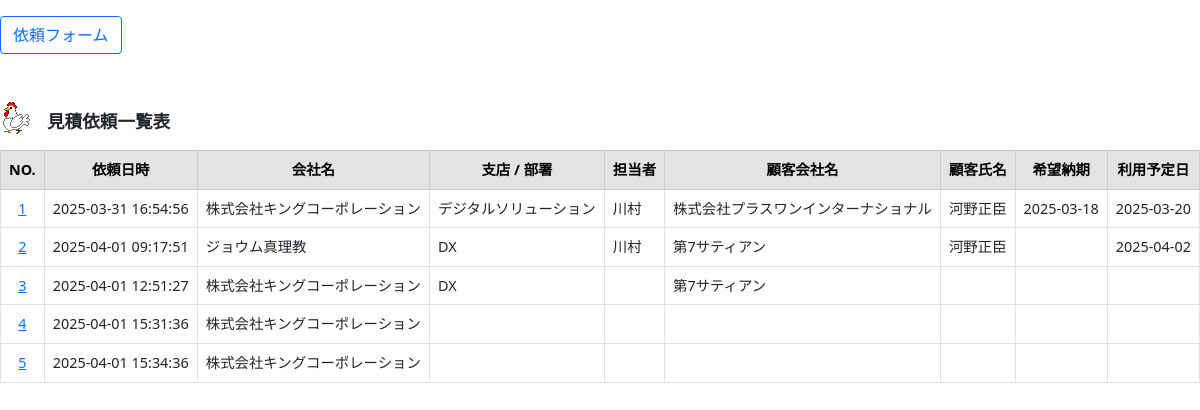
The page /list_index/ (signed in) on the database as committed earlier.
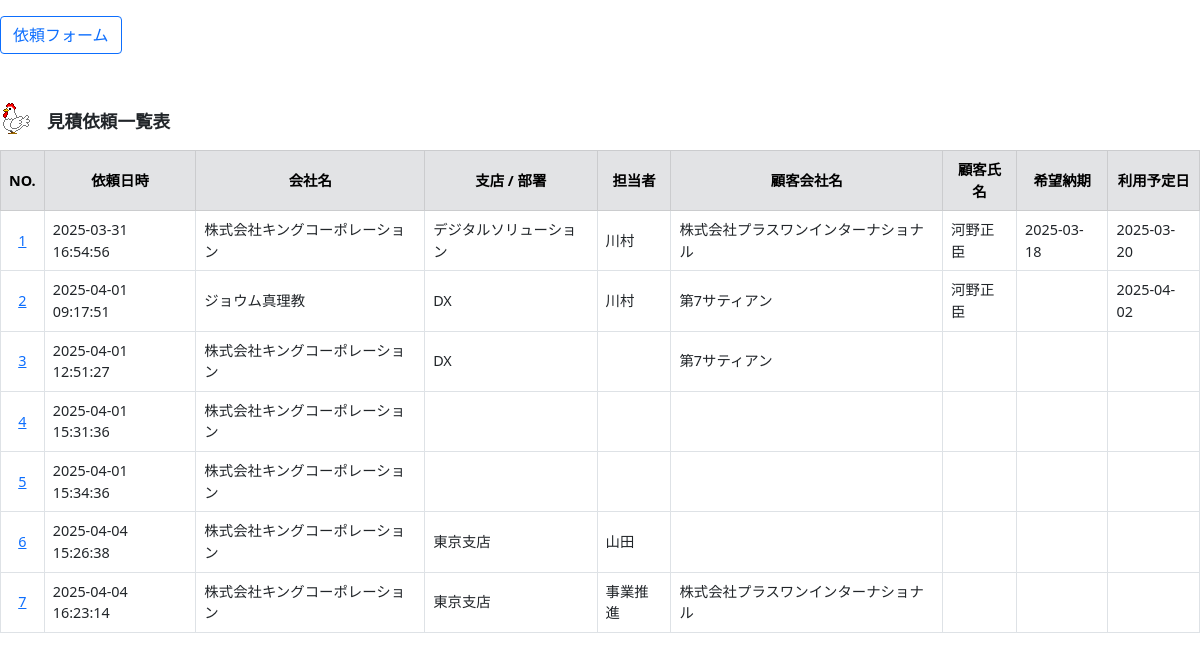
The same page on the database as committed later.
### estimation/models.py (models this page shows, shortened)
class Estimation(models.Model):
    est_num=models.IntegerField("見積番号",default=0)
    est_day=models.CharField("見積日時",max_length=255,blank=True,null=True)
    com=models.CharField("会社名",max_length=255,blank=True,null=True)
    busho=models.CharField("部署",max_length=255,blank=True,null=True)
    tantou=models.CharField("担当者",max_length=255,blank=True,null=True)
    tel=models.CharField("電話番号",max_length=255,blank=True,null=True)
    mail=models.CharField("メール",max_length=255,blank=True,null=True)
    cus_com=models.CharField("顧客_会社名",max_length=255,blank=True,null=True)
    cus_name=models.CharField("顧客_氏名",max_length=255,blank=True,null=True)
    cus_yubin=models.CharField("顧客_郵便番号",max_length=255,blank=True,null=True)
    cus_adress=models.CharField("顧客_住所",max_length=255,blank=True,null=True)
    cus_tel=models.CharField("顧客_電話番号",max_length=255,blank=True,null=True)
    cus_send_day=models.CharField("顧客_納期",max_length=255,blank=True,null=True)
    cus_use_day=models.CharField("顧客_使用日",max_length=255,blank=True,null=True)
    shouhin_tatami=models.CharField("商品_たたみ袋",max_length=255,blank=True,null=True)
    shouhin_bikou=models.CharField("商品_備考",max_length=255,blank=True,null=True)
    print_bikou=models.CharField("プリント_備考",max_length=255,blank=True,null=True)
    design_yes=models.CharField("入稿データ",max_length=255,blank=True,null=True)

### estimation/views.py (the view)
# urls.py: path('list_index/', list_index, name="list_index"),
@login_required
def list_index(request):
    est_list=Estimation.objects.all()
    params={"est_list":est_list}
    return render(request,"estimation/list.html",params)

### estimation/templates/estimation/list.html (shortened to what this page needs)
{% load static %}
<!DOCTYPE html>
<html lang="ja">
<head>
    <link rel="stylesheet" href="{% static 'main.css' %}">
    <link href="https://cdn.jsdelivr.net/npm/bootstrap@5.0.2/dist/css/bootstrap.min.css" rel="stylesheet">
    <link rel="stylesheet" href="https://cdn.jsdelivr.net/npm/bootstrap-icons@1.8.0/font/bootstrap-icons.css">
</head>
<body>
    <div class="mt-3 mb-5" style="margin: 0 auto; width: 1200px;">
        <div><a href="{% url 'est:index' %}"><button type="button" class="btn btn-outline-primary">依頼フォーム</button></a></div>
        <div class="flex2 mt-5" style="align-items: end;">
            <div><img src="{% static 'chiken.gif' %}"></div>
            <div style="font-size: 1.1em; font-weight: bold; margin-left: 15px;">見積依頼一覧表</div>
        </div>
        <div class="mt-3">
            <table class="table table-bordered size" style="font-size: 0.9em;">
                <tbody>
                    <tr class="table-secondary">
                        <th>NO.</th>
                        <th>依頼日時</th>
                        <th>会社名</th>
                        <th>支店 / 部署</th>
                        <th>担当者</th>
                        <th>顧客会社名</th>
                        <th>顧客氏名</th>
                        <th>希望納期</th>
                        <th>利用予定日</th>
                    </tr>
                    {% for i in est_list %}
                    <tr>
                        <td style="text-align: center;"><a href="{% url 'est:est_detail' i.est_num %}">{{i.est_num}}</a></td>
                        <td>{{i.est_day}}</td>
                        <td>{{i.com}}</td>
                        <td>{{i.busho}}</td>
                        <td>{{i.tantou}}</td>
                        <td>{{i.cus_com}}</td>
                        <td>{{i.cus_name}}</td>
                        <td>{{i.cus_send_day}}</td>
                        <td>{{i.cus_use_day}}</td>
                    </tr>
                    {% endfor %}
                </tbody>
            </table>
        </div>
    </div>
</body>
</html>

### estimation/static/main.css (style rules this page uses)
.flex2 { display: flex; flex-wrap: wrap; }
.size th,td { text-align: center; vertical-align: middle; }
.detail th,td { text-align: left; vertical-align: middle; }

Rows that differ between the two databases and show on the page:
added Estimation: est_num "6", est_day "2025-04-04 15:26:38", com "株式会社キングコーポレーション", busho "東京支店", tantou "山田"
added Estimation: est_num "7", est_day "2025-04-04 16:23:14", com "株式会社キングコーポレーション", busho "東京支店", tantou "事業推進", cus_com "株式会社プラスワンインターナショナル"
